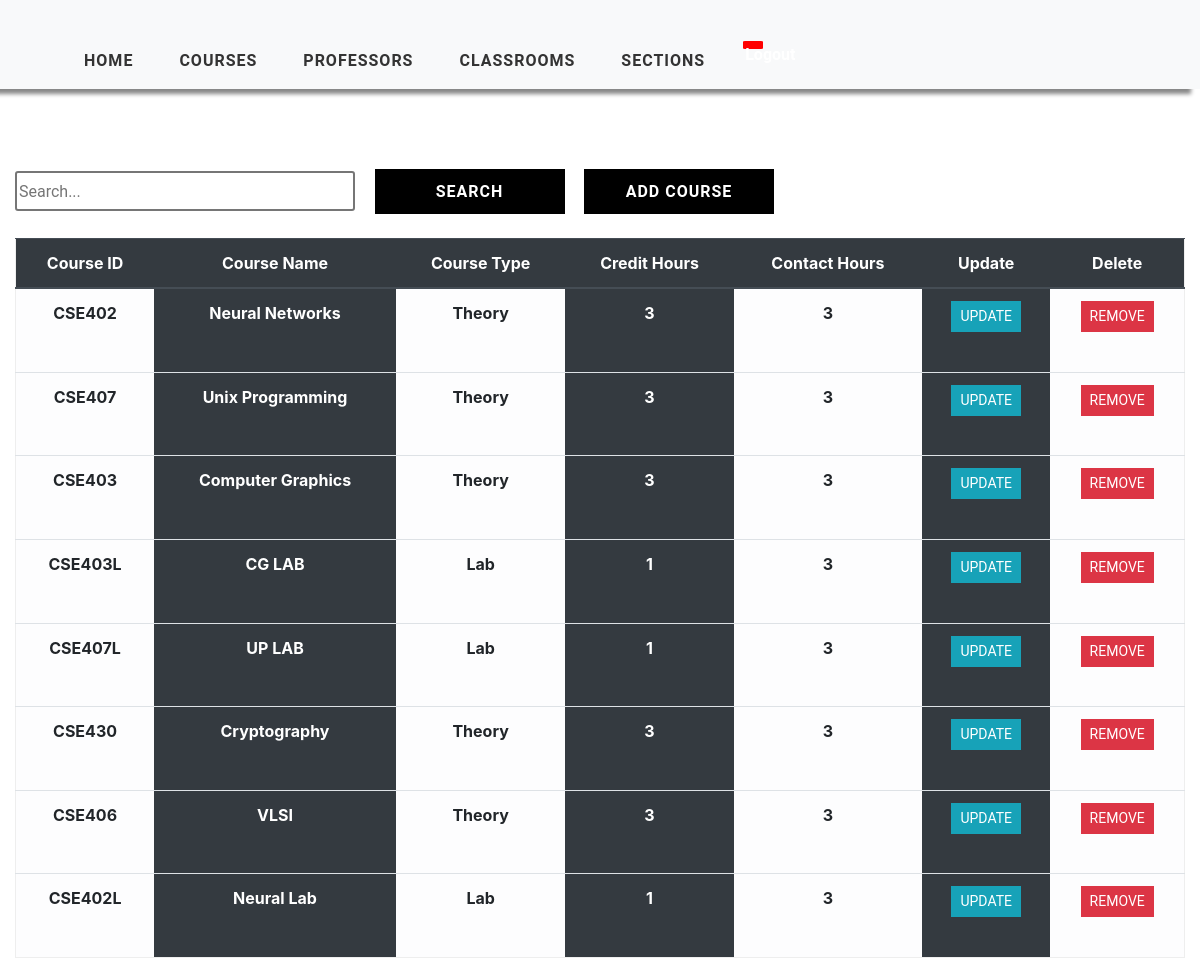
/course_view/ (signed in), run on the app's committed database.
### timetableapp/models.py (models this page shows, shortened)
class Course(models.Model):
    COURSE_TYPE = (
        ('Theory', 'Theory'),
        ('Lab', 'Lab')
    )
    course_id = models.CharField(max_length=1000, primary_key=True)
    course_name = models.CharField(max_length=1000, null=True)
    course_type = models.CharField(
        max_length=200, null=True, choices=COURSE_TYPE)
    credit_hours = models.IntegerField(null=True)
    contact_hours = models.IntegerField(null=True)

### timetableapp/views.py (the view)
# urls.py: path('course_view/', views.CourseTable, name='course_view'),
@login_required(login_url='login')
def CourseTable(request):
    course = Course.objects.all()
    context = {'course': course}
    return render(request, 'timetableapp/CourseTable.html', context)

### timetableapp/templates/timetableapp/CourseTable.html (shortened to what this page needs)
{% extends 'timetableapp/main.html' %}
{% load static %}
{% block content %}
    <div class="container-fluid">
    <div class="search">
        <input type="text" class="searchbox" placeholder="Search...">
        <input type="submit" value="Search" class="searchButton">
        <a href="{% url 'add-course' %}"><button class="searchButton">Add Course </button></a>
    </div>
	<div class="table-responsive-lg">
        <table class="table ">
            <thead class="thead-dark">
			<tr>
                <div class="header__item filter__link" >
                   <th scope="col" class="text-center">Course ID</th>
                </div>
                <div class="header__item filter__link">
                  <th class="text-center" scope="col">Course Name</th>
                </div>
                <div class="header__item filter__link">
                   <th class="text-center" scope="col">Course Type</th>
                </div>
                <div class="header__item filter__link" >
                   <th class="text-center" scope="col">Credit Hours</th>
                </div>
                <div class="header__item filter__link">
                   <th class="text-center" scope="col">Contact Hours</th>
                </div>
                <div class="header__item filter__link">
                    <th class="text-center" scope="col"> Update</th>
                </div>
                <div class="header__item filter__link">
                     <th class="text-center" scope="col">Delete</th>
                </div>
			</tr>
            </thead>
                {% for corse in course %}
				<tr>
                        <th scope="row" class="table-light text-center">{{ corse.course_id }}</th>
						<th scope="row" class="table-dark text-center"  >{{ corse.course_name }}</th>
						<th scope="row" class="table-light text-center"> {{ corse.course_type}}</th>
						<th scope="row" class="table-dark text-center"> {{ corse.credit_hours}}</th>
                        <th scope="row" class="table-light text-center"> {{ corse.contact_hours}}</th>
                        <th scope="row" class="table-dark text-center"> <a href="{% url 'update-course' corse.course_id %}" class="btn btn-sm btn-info">Update</a></th>
                        <th scope="row" class="table-light text-center"> <a href="{% url 'delete-course' corse.course_id %}" class="btn btn-sm btn-danger" >Remove</a></th>
					</tr>
                {% endfor %}
        </table>
</div>
    </div>
{% endblock %}

### timetableapp/templates/timetableapp/main.html (shortened to what this page needs)
<!DOCTYPE html>
<html lang="en">
<head>
    {% load static %}
    <link href="{% static 'css/style.css' %}" rel="stylesheet">
    <link href="{% static 'css/tables.css' %}" rel="stylesheet">
    <link href="{% static 'css/add.css' %}" rel="stylesheet">
    <link href="{% static 'css/nav.css' %}" rel="stylesheet">
    <link rel="stylesheet" href="https://maxcdn.bootstrapcdn.com/bootstrap/4.5.0/css/bootstrap.min.css">
    <link rel="stylesheet" href="https://stackpath.bootstrapcdn.com/font-awesome/4.7.0/css/font-awesome.min.css"
>
    <link rel="stylesheet" src="extensions/sticky-header/bootstrap-table-sticky-header.css">
</head>
<body>
    <nav id="header" class="navbar navbar-expand-lg navbar-light bg-light">
        <div class="container-fluid">
            <div class="collapse navbar-collapse collapse" data-toggle="collapse" aria-expanded="false"
                id="navbarSupportedContent">
                <ul class="nav navbar-nav ">
                    <li class="nav-item text-center active">
                        <a class="nav-link link" href="{% url 'selection' %}">Home</a>
                    </li>
                    <li class="nav-item text-center">
                        <a class="nav-link link" href="{% url 'add-course' %}">Courses</a>
                    </li>
                    <li class="nav-item text-center">
                        <a class="nav-link link" href="{% url 'add-professor' %}">Professors</a>
                    </li>
                    <li class="nav-item text-center">
                        <a class="nav-link link" href="{% url 'add-classroom' %}">Classrooms </a>
                    </li>
                    <li class="nav-item text-center">
                        <a class="nav-link link" href="{% url 'add-class' %}">Sections</a>
                    </li>
                    <a class="logout text-center" href="{% url 'logout' %}">
                        <li class="nav-item text-center">
                            Logout
                        </li>
                    </a>
                </ul>
            </div>
        </div>
    </nav>
    {% block content %}
    {% endblock %}
</body>
</html>

### static/css/style.css (style rules this page uses)
a { cursor: pointer; }
#header { width: 100%; background:#fff; box-shadow:-9px 5px 4px #888888 !important; overflow:auto; position: sticky; top: 0; }
#header ul { padding:33px 0 0 45px; }
#header li { list-style:none; margin-right:30px; }
#header li a.link { font-weight:700; color:#333; font-size: 16px; text-decoration:none; text-transform:uppercase; letter-spacing:1px; }
.logout { width:30px !important; height:30px !important; background-color:red !important; color:white !important; }

### static/css/tables.css (style rules this page uses)
*, *:before, *:after { box-sizing: border-box; }
body { font-family: "Roboto", sans-serif; margin: 0; }
.table { border: 1px solid #eeeeee; overflow-y: auto; overflow-x: auto; overflow-style: marquee-line; height: 720px; }
.table-data, .header__item { flex: 1 1 20%; text-align: center; font-family: Roboto, sans-serif; font-weight: bold; }
.header__item { text-transform: uppercase; }
.filter__link { color: white; text-decoration: none; position: relative; display: inline-block; padding-left: 24px; padding-right: 24px; }
.filter__link::after { content: ""; position: absolute; right: -18px; color: white; font-size: 12px; top: 50%; transform: translateY(-50%); }
.btn { border-radius: 0 !important; font-family: Roboto, sans-serif !important; text-transform: uppercase; }
.search { display: inline-block; }
.searchbox { width: 340px; height: 40px; border-style: solid; border-radius: 3px; font-family: Roboto, sans-serif; text-align: justify; }
.searchButton { width: 190px; height: 45px ; font-family: Roboto, sans-serif; text-transform: uppercase; letter-spacing: 1px; font-weight: bolder; color: white ; background: black; margin-left: 15px; margin-top: 40px; border-color: black ; border-radius: 0 ; border-style: solid; border-width: 3px ; }

### static/css/nav.css (style rules this page uses)
.navbar { padding: 15px 10px; background: #fff; border: none; border-radius: 0; margin-bottom: 40px; box-shadow: 1px 1px 3px rgba(0, 0, 0, 0.1); }
.nav-item { font-family: Roboto, sans-serif !important; font-weight: bold; text-transform: capitalize; }
.logout { width: 20px !important; height: 8px !important; border: 2px solid red !important; border-radius: 10% !important; background-color: red !important; }

### data on the page
Course: course_id "CSE402", course_name "Neural Networks", course_type "Theory", credit_hours "3", contact_hours "3"
Course: course_id "CSE407", course_name "Unix Programming", course_type "Theory", credit_hours "3", contact_hours "3"
Course: course_id "CSE403", course_name "Computer Graphics", course_type "Theory", credit_hours "3", contact_hours "3"
Course: course_id "CSE403L", course_name "CG LAB", course_type "Lab", credit_hours "1", contact_hours "3"
Course: course_id "CSE407L", course_name "UP LAB", course_type "Lab", credit_hours "1", contact_hours "3"
Course: course_id "CSE430", course_name "Cryptography", course_type "Theory", credit_hours "3", contact_hours "3"
Course: course_id "CSE406", course_name "VLSI", course_type "Theory", credit_hours "3", contact_hours "3"
Course: course_id "CSE402L", course_name "Neural Lab", course_type "Lab", credit_hours "1", contact_hours "3"
